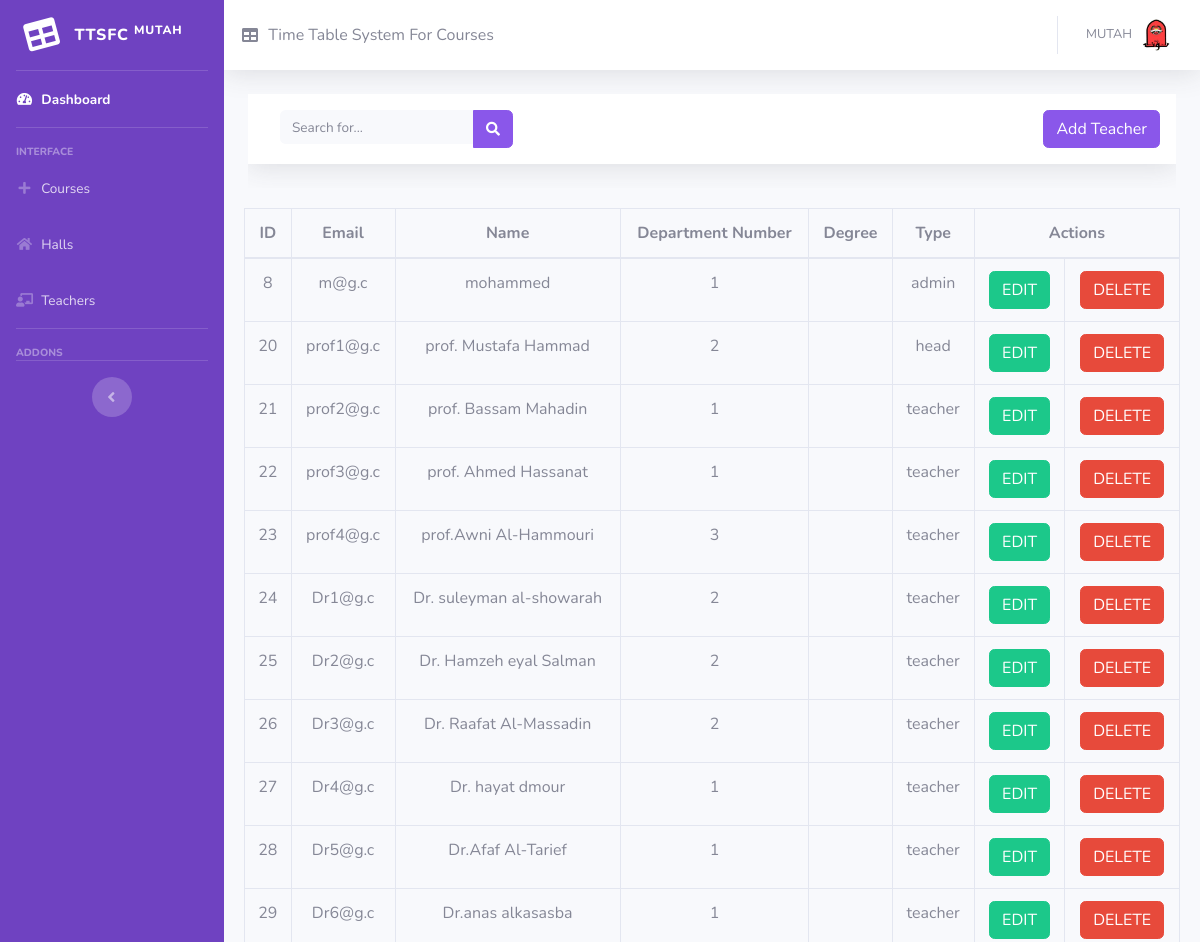
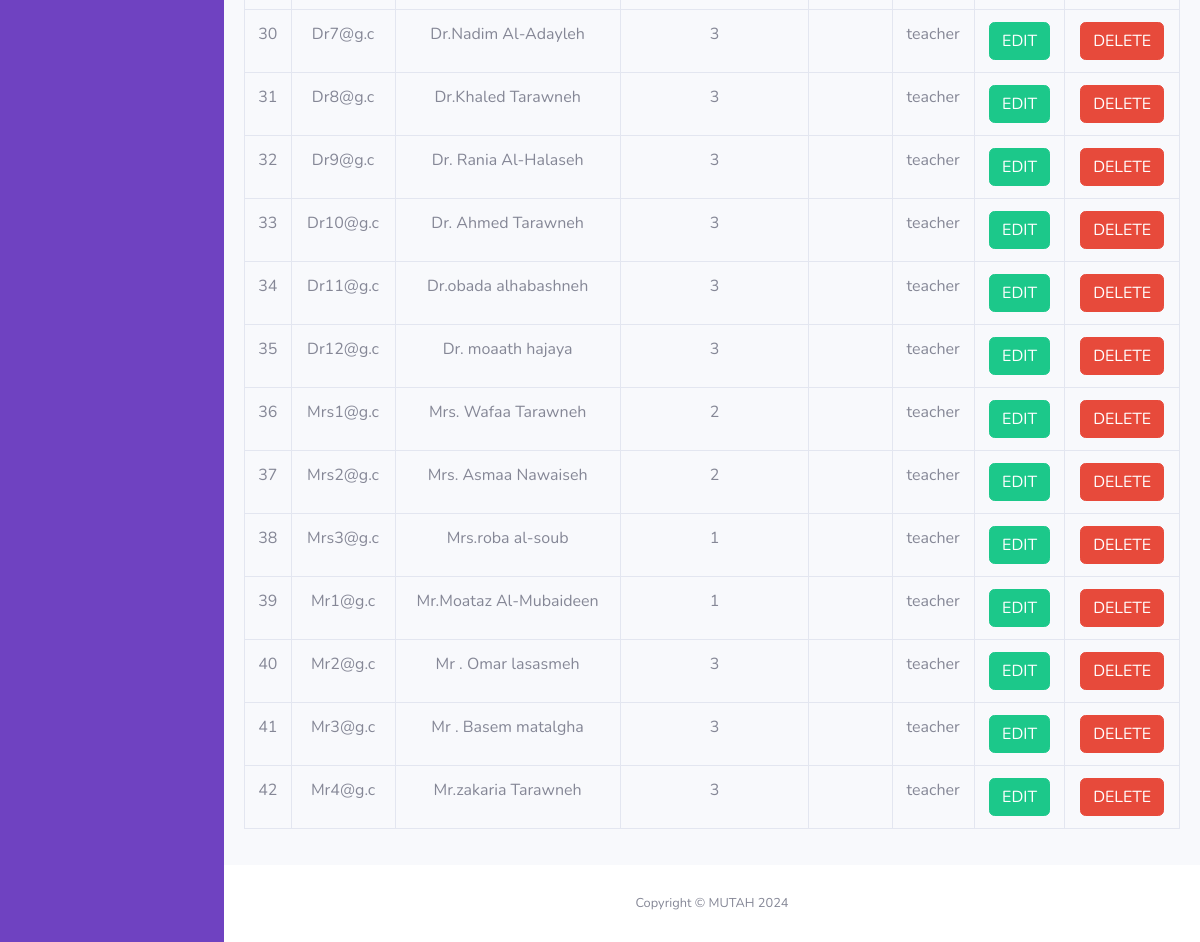
The page /register.php (signed in) on the database as committed earlier (2 pictures, top to bottom).
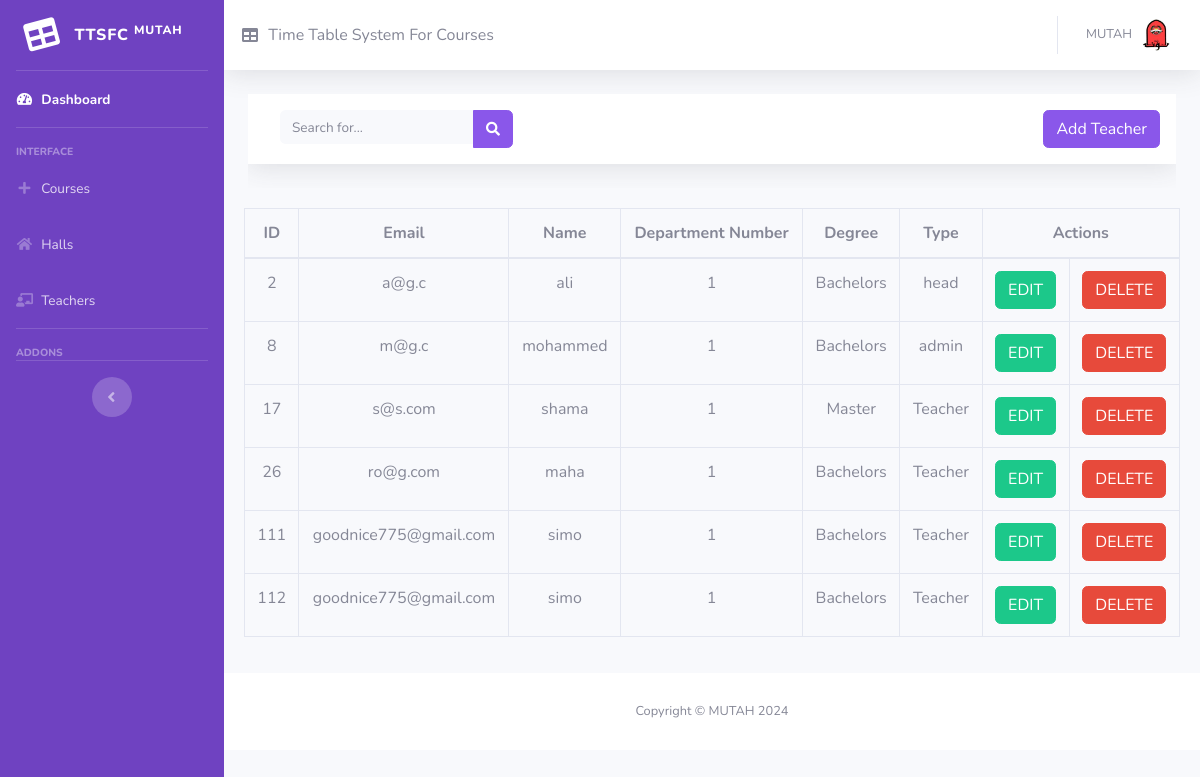
The same page on the database as committed later.
### tables this page shows
CREATE TABLE `teacher` (
  `id` int(20) NOT NULL,
  `email` varchar(255) NOT NULL,
  `password` varchar(255) NOT NULL,
  `name` varchar(255) NOT NULL,
  `depar_num` int(20) NOT NULL,
  `active` varchar(20) NOT NULL,
  `date_from` date DEFAULT NULL,
  `date_to` date DEFAULT NULL,
  `report_id` int(20) NOT NULL,
  `type` varchar(100) NOT NULL,
  `degree` varchar(100) NOT NULL
);

### php/search_teacher.php (the view, shortened to what this page needs)
<?php
include_once(__DIR__ . '/../connect.php');
$search = isset($_POST['search']) ? $_POST['search'] : '';
$sql = "SELECT * FROM teacher WHERE name LIKE '%$search%' OR email LIKE '%$search%' OR degree LIKE '%$search%' OR type LIKE '%$search%' OR depar_num LIKE '%$search%'";
$result = mysqli_query($conn, $sql);
if ($result && mysqli_num_rows($result) > 0) {
    while ($row = mysqli_fetch_assoc($result)) {
        echo '<tr id="row-' . htmlspecialchars($row['id']) . '">';
        echo '<td>' . htmlspecialchars($row['id']) . '</td>';
        echo '<td>' . htmlspecialchars($row['email']) . '</td>';
        echo '<td>' . htmlspecialchars($row['name']) . '</td>';
        echo '<td>' . htmlspecialchars($row['depar_num']) . '</td>';
        echo '<td>' . htmlspecialchars($row['degree']) . '</td>';
        echo '<td>' . htmlspecialchars($row['type']) . '</td>';
        echo '<td>';
        echo '<div class="d-flex justify-content-center">';
        echo '<button type="button" class="btn btn-success edit-btn" data-id="' . htmlspecialchars($row['id']) . '" data-name="' . htmlspecialchars($row['name']) . '" data-email="' . htmlspecialchars($row['email']) . '" data-depar_num="' . htmlspecialchars($row['depar_num']) . '" data-type="' . htmlspecialchars($row['type']) . '" data-degree="' . htmlspecialchars($row['degree']) . '" data-date-from="' . htmlspecialchars($row['date_from']) . '" data-date-to="' . htmlspecialchars($row['date_to']) . '" data-password="' . htmlspecialchars($row['password']) . '">EDIT</button>';
        echo '</div>';
        echo '</td>';
        echo '<td>';
        echo '<div class="d-flex justify-content-center">';
        echo '<button type="button" class="btn btn-danger delete-btn"  data-id="' . htmlspecialchars($row['id']) . '">DELETE</button>';
        echo '</div>';
        echo '</td>';
        echo '</tr>';
    }
} else {
    echo "<tr><td colspan='8'>No data available</td></tr>";
}
?>

Rows that differ between the two databases and show on the page:
removed teacher: id "20", email "prof1@g.c", name "prof. Mustafa Hammad", depar_num "2", type "head"
removed teacher: id "21", email "prof2@g.c", name "prof. Bassam Mahadin", depar_num "1", type "teacher"
removed teacher: id "22", email "prof3@g.c", name "prof. Ahmed Hassanat", depar_num "1", type "teacher"
removed teacher: id "23", email "prof4@g.c", name "prof.Awni Al-Hammouri", depar_num "3", type "teacher"
removed teacher: id "24", email "Dr1@g.c", name "Dr. suleyman al-showarah", depar_num "2", type "teacher"
removed teacher: id "25", email "Dr2@g.c", name "Dr. Hamzeh eyal Salman", depar_num "2", type "teacher"
removed teacher: id "27", email "Dr4@g.c", name "Dr. hayat dmour", depar_num "1", type "teacher"
removed teacher: id "28", email "Dr5@g.c", name "Dr.Afaf Al-Tarief", depar_num "1", type "teacher"
removed teacher: id "29", email "Dr6@g.c", name "Dr.anas alkasasba", depar_num "1", type "teacher"
removed teacher: id "30", email "Dr7@g.c", name "Dr.Nadim Al-Adayleh", depar_num "3", type "teacher"
removed teacher: id "31", email "Dr8@g.c", name "Dr.Khaled Tarawneh", depar_num "3", type "teacher"
removed teacher: id "32", email "Dr9@g.c", name "Dr. Rania Al-Halaseh", depar_num "3", type "teacher"
removed teacher: id "33", email "Dr10@g.c", name "Dr. Ahmed Tarawneh", depar_num "3", type "teacher"
removed teacher: id "34", email "Dr11@g.c", name "Dr.obada alhabashneh", depar_num "3", type "teacher"
removed teacher: id "35", email "Dr12@g.c", name "Dr. moaath hajaya", depar_num "3", type "teacher"
removed teacher: id "36", email "Mrs1@g.c", name "Mrs. Wafaa Tarawneh", depar_num "2", type "teacher"
removed teacher: id "37", email "Mrs2@g.c", name "Mrs. Asmaa Nawaiseh", depar_num "2", type "teacher"
removed teacher: id "38", email "Mrs3@g.c", name "Mrs.roba al-soub", depar_num "1", type "teacher"
removed teacher: id "39", email "Mr1@g.c", name "Mr.Moataz Al-Mubaideen", depar_num "1", type "teacher"
removed teacher: id "40", email "Mr2@g.c", name "Mr . Omar lasasmeh", depar_num "3", type "teacher"
removed teacher: id "41", email "Mr3@g.c", name "Mr . Basem matalgha", depar_num "3", type "teacher"
removed teacher: id "42", email "Mr4@g.c", name "Mr.zakaria Tarawneh", depar_num "3", type "teacher"
added teacher: id "2", email "a@g.c", name "ali", depar_num "1", degree "Bachelors", type "head"
changed teacher "mohammed": degree (not shown) → "Bachelors"
added teacher: id "17", email "s@s.com", name "shama", depar_num "1", degree "Master", type "Teacher"
changed teacher id 26: email "Dr3@g.c" → "ro@g.com"; name "Dr. Raafat Al-Massadin" → "maha"; depar_num "2" → "1"; degree (not shown) → "Bachelors"; type "teacher" → "Teacher"
added teacher: id "111", email "goodnice775@gmail.com", name "simo", depar_num "1", degree "Bachelors", type "Teacher"
added teacher: id "112", email "goodnice775@gmail.com", name "simo", depar_num "1", degree "Bachelors", type "Teacher"
